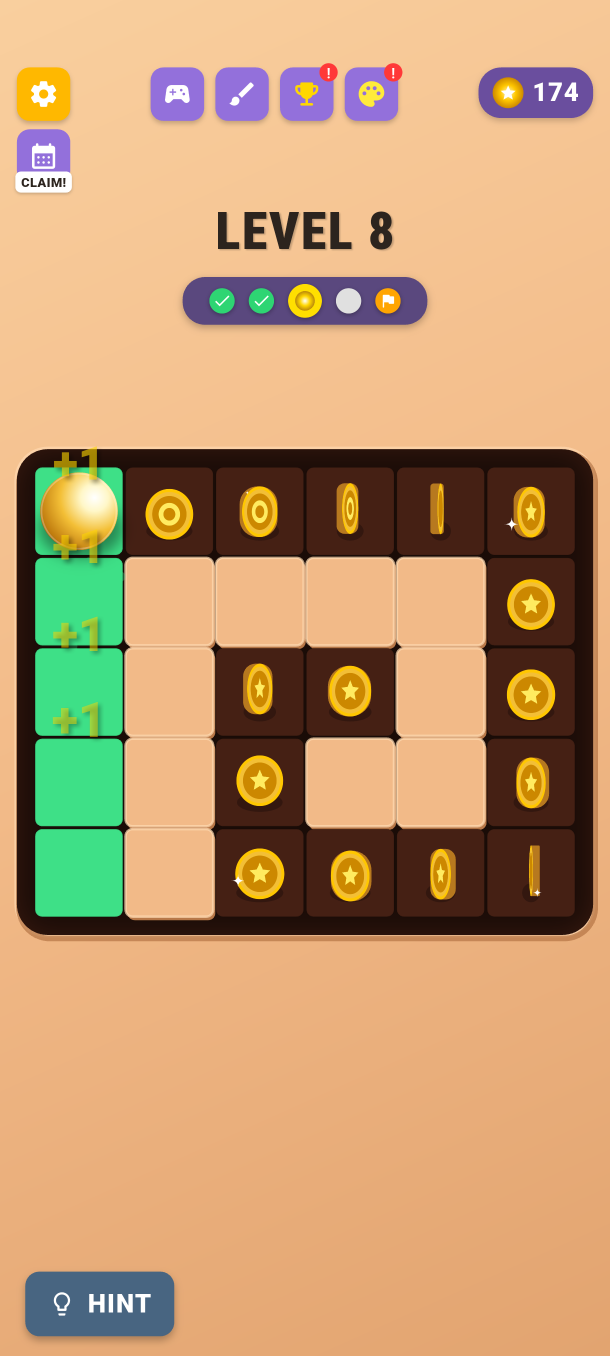
#> input picture game_store_assets/Amaze-Roll/raw_captures/raw_02_level8_coins_start.png, 1220 x 2712 px, given in place of app_icon_512x512.png, which was not available (shown at 1/2 size)
$ python build_emoji_suite.py
#> lines starting #> are read from the running program, lines starting #| are printed output that depends on the picture
# -*- coding: utf-8 -*-
import os
import subprocess
from PIL import Image, ImageDraw, ImageFont, ImageFilter, ImageEnhance

FFMPEG = r"C:\Users\shuvo\AppData\Local\Microsoft\WinGet\Links\ffmpeg.exe"
WORKSPACE = r"D:\souravshuvo.github.io"
REPO_DIR = r"C:\Users\shuvo\.gemini\antigravity\brain\4cb31ef9-08de-4289-b423-520f07e57b82\scratch\project-game"
OUTPUT_DIR = os.path.join(WORKSPACE, "game_store_assets", "Emoji-Merge-Link")

dir_icon = os.path.join(OUTPUT_DIR, "icon")
dir_feat = os.path.join(OUTPUT_DIR, "feature_graphic")
dir_ss = os.path.join(OUTPUT_DIR, "screenshots")
dir_raw = os.path.join(OUTPUT_DIR, "raw_captures")
dir_vid = os.path.join(OUTPUT_DIR, "videos")
tmp_frames = os.path.join(dir_vid, "tmp_frames")

for d in [dir_icon, dir_feat, dir_ss, dir_vid, tmp_frames]:
    os.makedirs(d, exist_ok=True)

# 1. ICON (512x512)
src_icon = os.path.join(REPO_DIR, "play_store_assets", "emoji_link", "icon", "app_icon_512x512.png")
with Image.open(src_icon) as im:
#> im is the input picture: PIL image 1220x2712 RGBA; mean R, G, B, A 195.1, 155.6, 112, 255
    im.resize((512, 512), Image.Resampling.LANCZOS).save(os.path.join(dir_icon, "icon_512.png"), "PNG", quality=98)
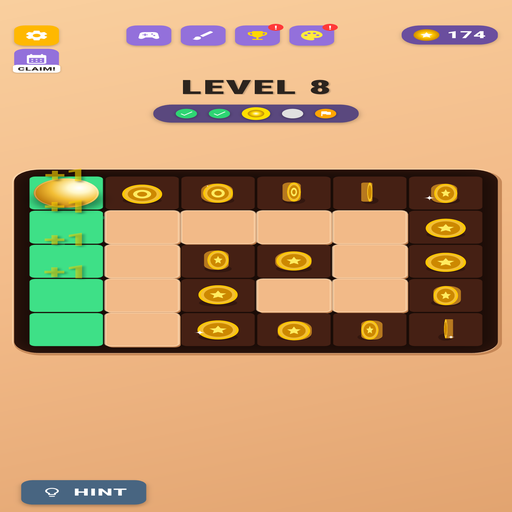
#> saved as icon_512.png: PIL image 512x512 RGBA; mean R, G, B, A 195, 155.5, 112, 255
print("✓ Saved 512x512 Icon")

# 2. FEATURE GRAPHIC (1024x500)
src_feat = os.path.join(REPO_DIR, "play_store_assets", "emoji_link", "feature_graphic", "feature_graphic_1024x500.png")
with Image.open(src_feat) as im:
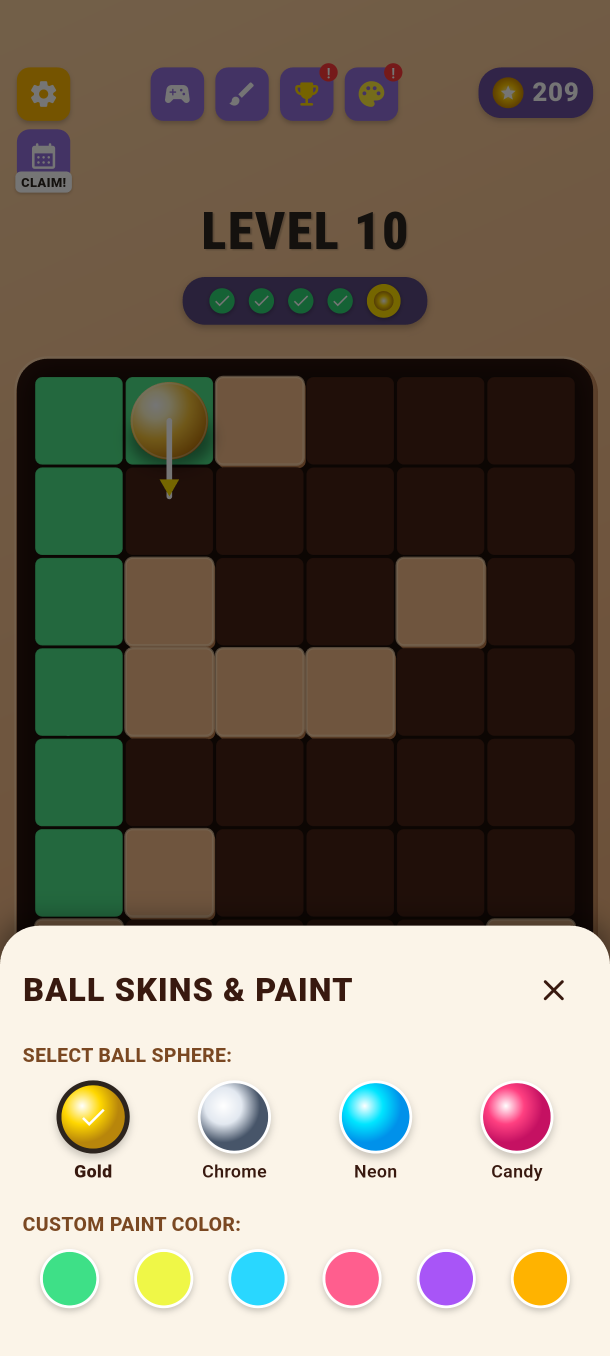
#> input picture game_store_assets/Amaze-Roll/raw_captures/raw_06_level10_purple_hint.png, 1220 x 2712 px, given in place of feature_graphic_1024x500.png, which was not available (shown at 1/2 size)
#> im is the input picture: PIL image 1220x2712 RGBA; mean R, G, B, A 122.4, 112.7, 98.1, 255
    im.convert("RGB").resize((1024, 500), Image.Resampling.LANCZOS).save(os.path.join(dir_feat, "feature_graphic_1024x500.png"), "PNG", quality=98)
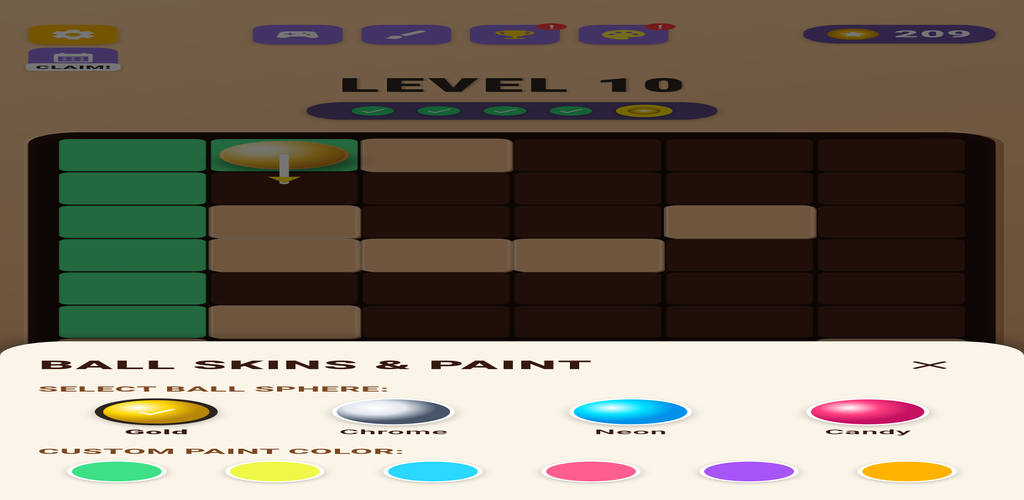
#> saved as feature_graphic_1024x500.png: PIL image 1024x500 RGB; mean R, G, B 122.4, 112.6, 98.1
print("✓ Saved 1024x500 Feature Graphic")

# 3. 8 HYPERCASUAL ASO SCREENSHOT CARDS (1080x1920)
badges = [
    ("EMOJI LINK: PAIR PUZZLES!", "Connect Matching Emojis & Test Your Logic", (76, 217, 100)),
    ("SMOOTH LINE TRACE!", "Drag To Draw Vivid Neon Connections", (0, 185, 230)),
    ("SPECIAL LEVEL CHALLENGE!", "Tackle Timed Master Brain Teasers", (235, 45, 80)),
    ("LEVEL COMPLETED!", "Earn Stars, Boost IQ & Unlock Avatars", (245, 175, 10)),
    ("140+ SAGA ROADMAP!", "Journey Across Hundreds Of Clever Puzzles", (156, 39, 176)),
    ("PENS & WALLPAPERS!", "Customize Neon Laser Lines & Studio Themes", (230, 40, 115)),
    ("3D ISOMETRIC MERGE!", "Fuse Pairs In The Bonus Merge Arena", (240, 120, 10)),
    ("LUCKY FORTUNE WHEEL!", "Spin Daily For Jackpot Rewards & Bonus Stars", (225, 185, 15))
]

raw_files = [
    "raw_01_emoji_board.png",
    "raw_02_connecting_line.png",
    "raw_03_special_challenge.png",
    "raw_04_level_complete.png",
    "raw_05_roadmap.png",
    "raw_06_shop_wardrobe.png",
    "raw_07_merge_arena.png",
    "raw_08_lucky_wheel.png"
]

target_w, target_h = 1080, 1920

try:
    font_badge = ImageFont.truetype("arialbd.ttf", 36)
    font_sub = ImageFont.truetype("arialbd.ttf", 26)
    font_end_lg = ImageFont.truetype("arialbd.ttf", 58)
    font_end_cta = ImageFont.truetype("arialbd.ttf", 46)
    font_end_sub = ImageFont.truetype("arial.ttf", 32)
except Exception:
    font_badge = ImageFont.load_default()
    font_sub = ImageFont.load_default()
    font_end_lg = ImageFont.load_default()
    font_end_cta = ImageFont.load_default()
    font_end_sub = ImageFont.load_default()

for i, (rf, (b_title, b_sub, b_col)) in enumerate(zip(raw_files, badges)):
    p_raw = os.path.join(dir_raw, rf)
    with Image.open(p_raw) as raw_im:
        im = raw_im.convert("RGBA")

        # Color & Contrast polish
        im = ImageEnhance.Color(im).enhance(1.15)
        im = ImageEnhance.Contrast(im).enhance(1.06)

        draw = ImageDraw.Draw(im)

        # Top Badge Pill
        badge_w, badge_h = 820, 84
        bx = (target_w - badge_w) // 2
        by = 56
        draw.rounded_rectangle([bx + 4, by + 4, bx + badge_w + 4, by + badge_h + 4], radius=24, fill=(0, 0, 0, 150))
        draw.rounded_rectangle([bx, by, bx + badge_w, by + badge_h], radius=24, fill=(*b_col, 245), outline=(255, 255, 255, 235), width=3)
        draw.text((target_w // 2, by + badge_h // 2), b_title, font=font_badge, fill=(255, 255, 255, 255), anchor="mm")

        # Bottom Subtitle Ribbon
        sub_w, sub_h = 760, 56
        sx = (target_w - sub_w) // 2
        sy = target_h - 110
        draw.rounded_rectangle([sx + 3, sy + 3, sx + sub_w + 3, sy + sub_h + 3], radius=18, fill=(0, 0, 0, 140))
        draw.rounded_rectangle([sx, sy, sx + sub_w, sy + sub_h], radius=18, fill=(20, 24, 38, 230), outline=(*b_col, 210), width=2)
        draw.text((target_w // 2, sy + sub_h // 2), b_sub, font=font_sub, fill=(255, 255, 255, 255), anchor="mm")

        out_ss = os.path.join(dir_ss, f"screenshot_{i+1:02d}.png")
        im.convert("RGB").save(out_ss, "PNG", quality=95)
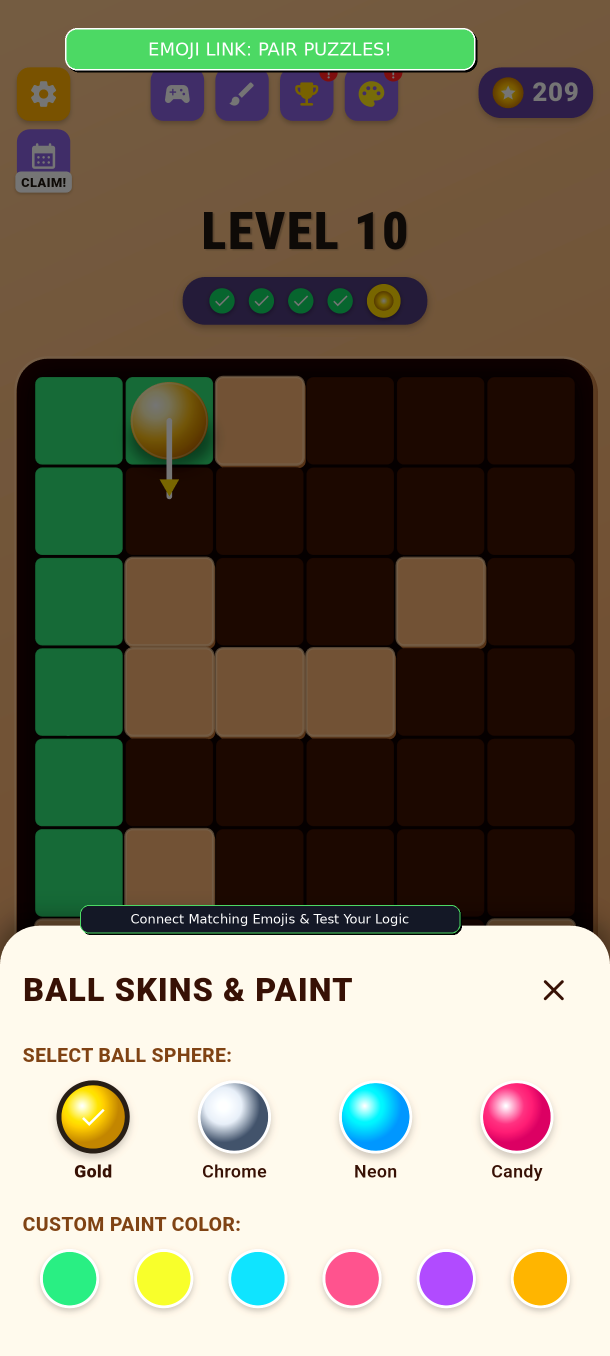
#> saved as screenshot_01.png: PIL image 1220x2712 RGB (shown at 1/2 size); mean R, G, B 120.9, 113.5, 94.9
#> (the run stopped early here; a loop or call above may not have finished)
